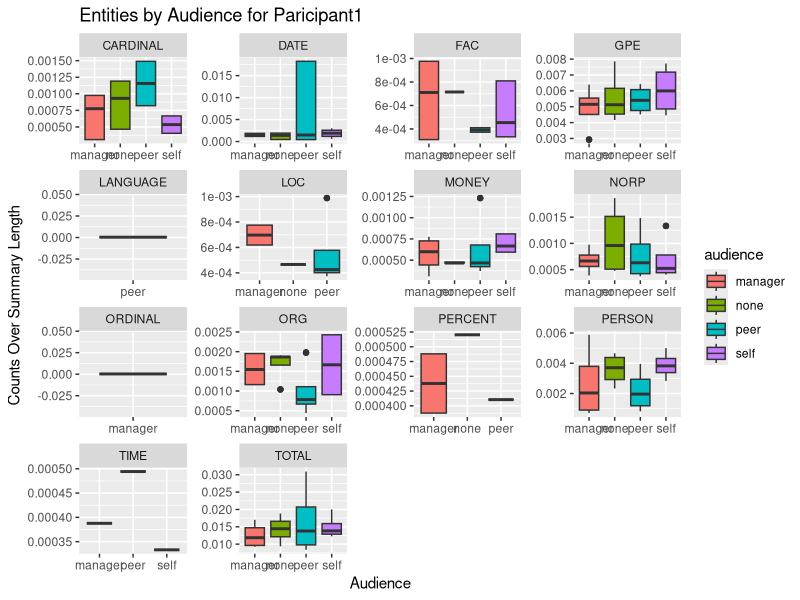
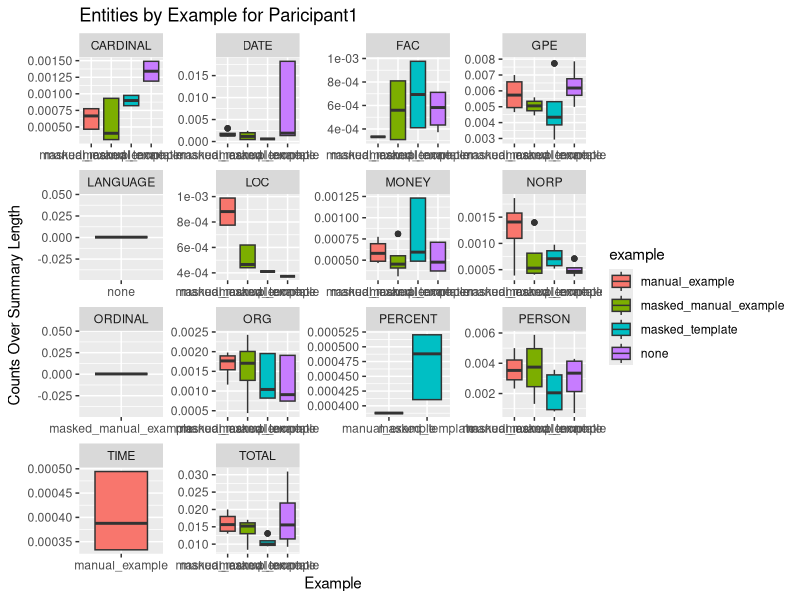
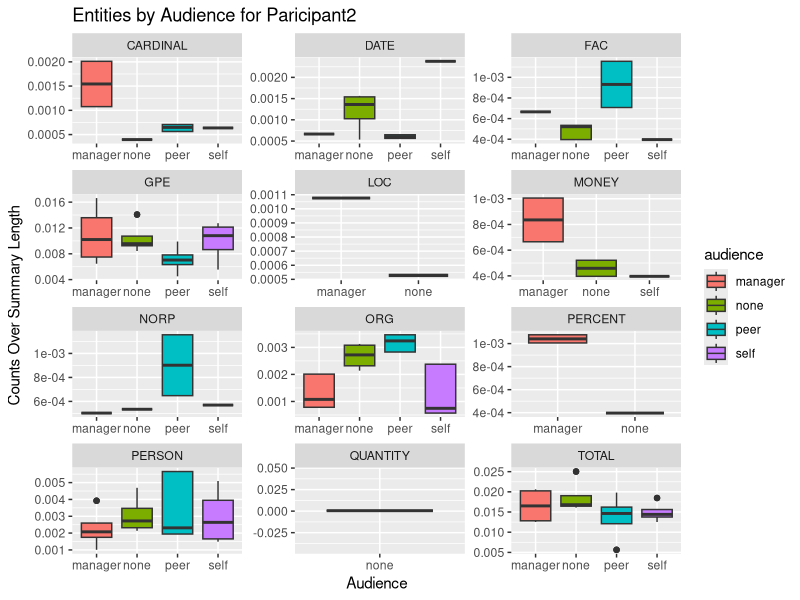
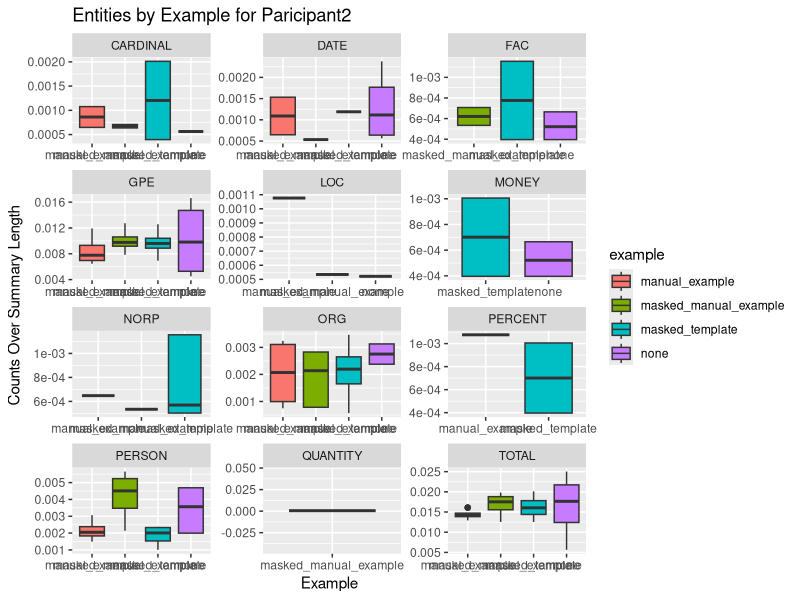
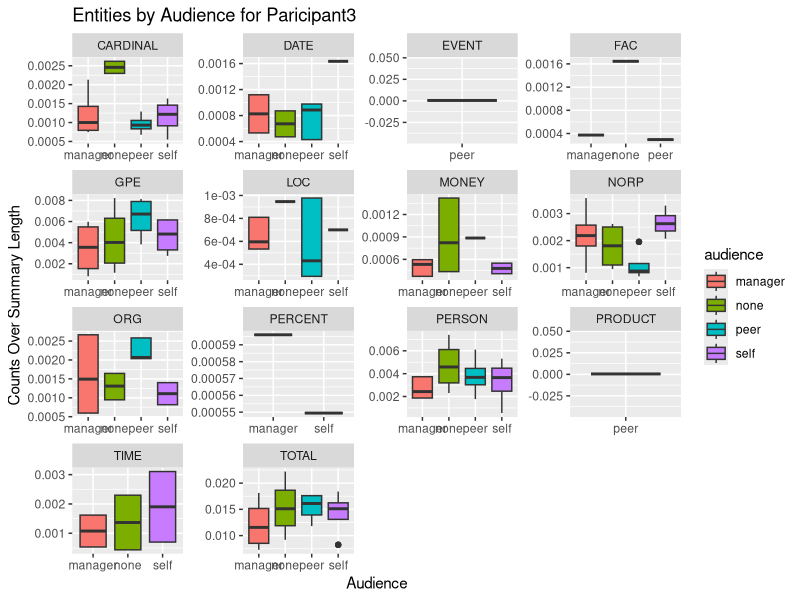
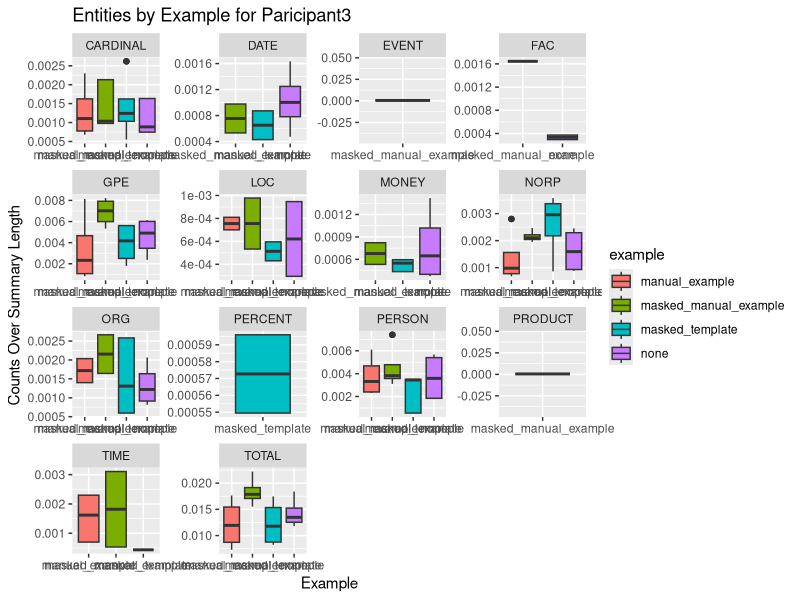

These charts were generated, in order, by the following R code:
#####
# Examining the entities menitoned in the output summaries
# NOTE: Run v5-EntityExtractor.py before running this file.
# No significant results.
#####

# Load required packages
library(ggplot2)
library(dplyr)

# Read the CSV file
data <- read.csv("data/entityCounts.csv")

folder <- "figs/v5/"
person_filter <- 1
for (person_filter in c(1, 2, 3)){
  data %>%
    filter(person == person_filter) %>% # & entity_type == "TOTAL") %>%
    ggplot(aes(x = audience, y = over_summary_length, fill = audience)) +
    geom_boxplot() +
    facet_wrap(~entity_type, nrow = 4, scales = "free") +
    labs(title = paste0("Entities by Audience for Paricipant", person_filter), x = "Audience", y = "Counts Over Summary Length")
    ggsave(paste0(folder, "Entities-Audience-", person_filter, ".png"))

    data %>%
      filter(person == person_filter) %>% # & entity_type == "TOTAL") %>%
      ggplot(aes(x = example, y = over_summary_length, fill = example)) +
      geom_boxplot() +
      facet_wrap(~entity_type, nrow = 4, scales = "free") +
      labs(title = paste0("Entities by Example for Paricipant", person_filter), x = "Example", y = "Counts Over Summary Length")
    ggsave(paste0(folder, "Entities-Example-", person_filter, ".png"))
}
